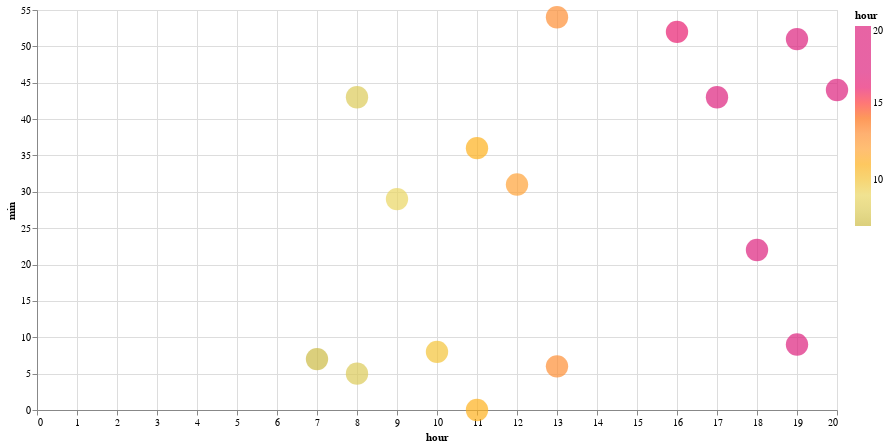

Notebook cell for this chart:
### Code cell
df_vis1, df_vis2 = compare_approaches(
    stop_id="2307469",
    organization_name="City of Visalia",
    route_id="2042",
    stop_sequence=27,
)

### Figure 1 — Vega-Lite specification as saved in the notebook (floating-point values rounded to 4 significant figures)
{"config": {"view": {"continuousWidth": 300, "continuousHeight": 300}}, "data": {"name": "data-c5a93a3c03f985a619c27f0a35ed2261"}, "mark": {"type": "circle", "size": 500}, "encoding": {"color": {"field": "hour", "scale": {"range": ["#ccbb44", "#e9d868", "#fcb40e", "#ff9c42", "#fc5c04", "#dd217d", "#dd217d", "#dd217d"]}, "type": "quantitative"}, "tooltip": [{"field": "hour", "type": "quantitative"}, {"field": "min", "type": "quantitative"}, {"field": "actual_arrival_lag_min", "type": "quantitative"}], "x": {"field": "hour", "type": "quantitative"}, "y": {"field": "min", "type": "quantitative"}}, "height": 400, "width": 800, "$schema": "https://vega.github.io/schema/vega-lite/v5.17.0.json", "datasets": {"data-c5a93a3c03f985a619c27f0a35ed2261": [{"caltrans_district": "06 - Fresno", "schedule_gtfs_dataset_key": "3bda4652977200408690059ef2ec4b4d", "feed_key": "0e89d1fd3bd2a09bbbd0d4f79ea5663b", "organization_name": "City of Visalia", "shape_array_key": "60da59c7000ea5dcb5f845d8fa227f14", "route_long_name": "Route 9", "route_type": "Bus", "route_id": "2042", "direction_id": 1.0, "stop_id": "2307469", "stop_sequence": 27, "rt_arrival_sec": 47216, "scheduled_arrival_sec": 47580.0, "trip_instance_key": "f8557763ec11e4c7f0c23d5586e2a2fa", "converted_rt_arrival": "2024-05-22T13:06:56", "converted_schd_arrival": "2024-05-22T13:13:00", "actual_arrival_lag_min": null, "scheduled_arrival_lag_min": null, "hour": 13, "min": 6}, {"caltrans_district": "06 - Fresno", "schedule_gtfs_dataset_key": "3bda4652977200408690059ef2ec4b4d", "feed_key": "0e89d1fd3bd2a09bbbd0d4f79ea5663b", "organization_name": "City of Visalia", "shape_array_key": "60da59c7000ea5dcb5f845d8fa227f14", "route_long_name": "Route 9", "route_type": "Bus", "route_id": "2042", "direction_id": 1.0, "stop_id": "2307469", "stop_sequence": 27, "rt_arrival_sec": 74667, "scheduled_arrival_sec": 69180.0, "trip_instance_key": "09d1a1b116a574792481498bd6e6ded7", "converted_rt_arrival": "2024-05-22T20:44:27", "converted_schd_arrival": "2024-05-22T19:13:00", "actual_arrival_lag_min": 457.5, "scheduled_arrival_lag_min": 360.0, "hour": 20, "min": 44}, {"caltrans_district": "06 - Fresno", "schedule_gtfs_dataset_key": "3bda4652977200408690059ef2ec4b4d", "feed_key": "0e89d1fd3bd2a09bbbd0d4f79ea5663b", "organization_name": "City of Visalia", "shape_array_key": "60da59c7000ea5dcb5f845d8fa227f14", "route_long_name": "Route 9", "route_type": "Bus", "route_id": "2042", "direction_id": 1.0, "stop_id": "2307469", "stop_sequence": 27, "rt_arrival_sec": 60737, "scheduled_arrival_sec": 61080.0, "trip_instance_key": "979966c89e38bfa273dcb098b549c9be", "converted_rt_arrival": "2024-05-22T16:52:17", "converted_schd_arrival": "2024-05-22T16:58:00", "actual_arrival_lag_min": -232.2, "scheduled_arrival_lag_min": -135.0, "hour": 16, "min": 52}, {"caltrans_district": "06 - Fresno", "schedule_gtfs_dataset_key": "3bda4652977200408690059ef2ec4b4d", "feed_key": "0e89d1fd3bd2a09bbbd0d4f79ea5663b", "organization_name": "City of Visalia", "shape_array_key": "60da59c7000ea5dcb5f845d8fa227f14", "route_long_name": "Route 9", "route_type": "Bus", "route_id": "2042", "direction_id": 1.0, "stop_id": "2307469", "stop_sequence": 27, "rt_arrival_sec": 63794, "scheduled_arrival_sec": 58380.0, "trip_instance_key": "4456eb17a98578a2c4f001425b9d1f54", "converted_rt_arrival": "2024-05-22T17:43:14", "converted_schd_arrival": "2024-05-22T16:13:00", "actual_arrival_lag_min": 50.95, "scheduled_arrival_lag_min": -45.0, "hour": 17, "min": 43}, {"caltrans_district": "06 - Fresno", "schedule_gtfs_dataset_key": "3bda4652977200408690059ef2ec4b4d", "feed_key": "0e89d1fd3bd2a09bbbd0d4f79ea5663b", "organization_name": "City of Visalia", "shape_array_key": "60da59c7000ea5dcb5f845d8fa227f14", "route_long_name": "Route 9", "route_type": "Bus", "route_id": "2042", "direction_id": 1.0, "stop_id": "2307469", "stop_sequence": 27, "rt_arrival_sec": 45072, "scheduled_arrival_sec": 44880.0, "trip_instance_key": "bdcf2753cb4418bb13f461899d3a91ac", "converted_rt_arrival": "2024-05-22T12:31:12", "converted_schd_arrival": "2024-05-22T12:28:00", "actual_arrival_lag_min": -312.0, "scheduled_arrival_lag_min": -225.0, "hour": 12, "min": 31}, {"caltrans_district": "06 - Fresno", "schedule_gtfs_dataset_key": "3bda4652977200408690059ef2ec4b4d", "feed_key": "0e89d1fd3bd2a09bbbd0d4f79ea5663b", "organization_name": "City of Visalia", "shape_array_key": "60da59c7000ea5dcb5f845d8fa227f14", "route_long_name": "Route 9", "route_type": "Bus", "route_id": "2042", "direction_id": 1.0, "stop_id": "2307469", "stop_sequence": 27, "rt_arrival_sec": 66137, "scheduled_arrival_sec": 66480.0, "trip_instance_key": "0734579d64eee41b749075395b7aaa22", "converted_rt_arrival": "2024-05-22T18:22:17", "converted_schd_arrival": "2024-05-22T18:28:00", "actual_arrival_lag_min": 351.1, "scheduled_arrival_lag_min": 360.0, "hour": 18, "min": 22}, {"caltrans_district": "06 - Fresno", "schedule_gtfs_dataset_key": "3bda4652977200408690059ef2ec4b4d", "feed_key": "0e89d1fd3bd2a09bbbd0d4f79ea5663b", "organization_name": "City of Visalia", "shape_array_key": "60da59c7000ea5dcb5f845d8fa227f14", "route_long_name": "Route 9", "route_type": "Bus", "route_id": "2042", "direction_id": 1.0, "stop_id": "2307469", "stop_sequence": 27, "rt_arrival_sec": 25636, "scheduled_arrival_sec": 25980.0, "trip_instance_key": "ebd2acc23ee7fe30c9a6bb15d74fd95e", "converted_rt_arrival": "2024-05-22T07:07:16", "converted_schd_arrival": "2024-05-22T07:13:00", "actual_arrival_lag_min": -675.0, "scheduled_arrival_lag_min": -675.0, "hour": 7, "min": 7}, {"caltrans_district": "06 - Fresno", "schedule_gtfs_dataset_key": "3bda4652977200408690059ef2ec4b4d", "feed_key": "0e89d1fd3bd2a09bbbd0d4f79ea5663b", "organization_name": "City of Visalia", "shape_array_key": "60da59c7000ea5dcb5f845d8fa227f14", "route_long_name": "Route 9", "route_type": "Bus", "route_id": "2042", "direction_id": 1.0, "stop_id": "2307469", "stop_sequence": 27, "rt_arrival_sec": 36534, "scheduled_arrival_sec": 36780.0, "trip_instance_key": "13f983d49594de2625b1d316f2267be0", "converted_rt_arrival": "2024-05-22T10:08:54", "converted_schd_arrival": "2024-05-22T10:13:00", "actual_arrival_lag_min": 181.6, "scheduled_arrival_lag_min": 180.0, "hour": 10, "min": 8}, {"caltrans_district": "06 - Fresno", "schedule_gtfs_dataset_key": "3bda4652977200408690059ef2ec4b4d", "feed_key": "0e89d1fd3bd2a09bbbd0d4f79ea5663b", "organization_name": "City of Visalia", "shape_array_key": "60da59c7000ea5dcb5f845d8fa227f14", "route_long_name": "Route 9", "route_type": "Bus", "route_id": "2042", "direction_id": 1.0, "stop_id": "2307469", "stop_sequence": 27, "rt_arrival_sec": 68971, "scheduled_arrival_sec": 63780.0, "trip_instance_key": "bca6d918edf555f4b6898bc03d73919b", "converted_rt_arrival": "2024-05-22T19:09:31", "converted_schd_arrival": "2024-05-22T17:43:00", "actual_arrival_lag_min": 540.6, "scheduled_arrival_lag_min": 450.0, "hour": 19, "min": 9}, {"caltrans_district": "06 - Fresno", "schedule_gtfs_dataset_key": "3bda4652977200408690059ef2ec4b4d", "feed_key": "0e89d1fd3bd2a09bbbd0d4f79ea5663b", "organization_name": "City of Visalia", "shape_array_key": "60da59c7000ea5dcb5f845d8fa227f14", "route_long_name": "Route 9", "route_type": "Bus", "route_id": "2042", "direction_id": 1.0, "stop_id": "2307469", "stop_sequence": 27, "rt_arrival_sec": 29137, "scheduled_arrival_sec": 28680.0, "trip_instance_key": "1abb49372a11e2a3364b53db406c84d0", "converted_rt_arrival": "2024-05-22T08:05:37", "converted_schd_arrival": "2024-05-22T07:58:00", "actual_arrival_lag_min": -663.9, "scheduled_arrival_lag_min": -585.0, "hour": 8, "min": 5}, {"caltrans_district": "06 - Fresno", "schedule_gtfs_dataset_key": "3bda4652977200408690059ef2ec4b4d", "feed_key": "0e89d1fd3bd2a09bbbd0d4f79ea5663b", "organization_name": "City of Visalia", "shape_array_key": "60da59c7000ea5dcb5f845d8fa227f14", "route_long_name": "Route 9", "route_type": "Bus", "route_id": "2042", "direction_id": 1.0, "stop_id": "2307469", "stop_sequence": 27, "rt_arrival_sec": 31396, "scheduled_arrival_sec": 31380.0, "trip_instance_key": "1a298c458762106bce40d869d7785a88", "converted_rt_arrival": "2024-05-22T08:43:16", "converted_schd_arrival": "2024-05-22T08:43:00", "actual_arrival_lag_min": 37.65, "scheduled_arrival_lag_min": 45.0, "hour": 8, "min": 43}, {"caltrans_district": "06 - Fresno", "schedule_gtfs_dataset_key": "3bda4652977200408690059ef2ec4b4d", "feed_key": "0e89d1fd3bd2a09bbbd0d4f79ea5663b", "organization_name": "City of Visalia", "shape_array_key": "60da59c7000ea5dcb5f845d8fa227f14", "route_long_name": "Route 9", "route_type": "Bus", "route_id": "2042", "direction_id": 1.0, "stop_id": "2307469", "stop_sequence": 27, "rt_arrival_sec": 39606, "scheduled_arrival_sec": 39480.0, "trip_instance_key": "cb80d560ca4f16c4d6a6d1e14ae483c8", "converted_rt_arrival": "2024-05-22T11:00:06", "converted_schd_arrival": "2024-05-22T10:58:00", "actual_arrival_lag_min": 136.8, "scheduled_arrival_lag_min": 135.0, "hour": 11, "min": 0}, {"caltrans_district": "06 - Fresno", "schedule_gtfs_dataset_key": "3bda4652977200408690059ef2ec4b4d", "feed_key": "0e89d1fd3bd2a09bbbd0d4f79ea5663b", "organization_name": "City of Visalia", "shape_array_key": "60da59c7000ea5dcb5f845d8fa227f14", "route_long_name": "Route 9", "route_type": "Bus", "route_id": "2042", "direction_id": 1.0, "stop_id": "2307469", "stop_sequence": 27, "rt_arrival_sec": 34144, "scheduled_arrival_sec": 34080.0, "trip_instance_key": "3542873b27c0a9dda855cdc3ce155c81", "converted_rt_arrival": "2024-05-22T09:29:04", "converted_schd_arrival": "2024-05-22T09:28:00", "actual_arrival_lag_min": -91.03, "scheduled_arrival_lag_min": -90.0, "hour": 9, "min": 29}, {"caltrans_district": "06 - Fresno", "schedule_gtfs_dataset_key": "3bda4652977200408690059ef2ec4b4d", "feed_key": "0e89d1fd3bd2a09bbbd0d4f79ea5663b", "organization_name": "City of Visalia", "shape_array_key": "60da59c7000ea5dcb5f845d8fa227f14", "route_long_name": "Route 9", "route_type": "Bus", "route_id": "2042", "direction_id": 1.0, "stop_id": "2307469", "stop_sequence": 27, "rt_arrival_sec": 71482, "scheduled_arrival_sec": 71880.0, "trip_instance_key": "a2c29e9e5b56d105d120614bc30b5f7a", "converted_rt_arrival": "2024-05-22T19:51:22", "converted_schd_arrival": "2024-05-22T19:58:00", "actual_arrival_lag_min": 622.3, "scheduled_arrival_lag_min": 630.0, "hour": 19, "min": 51}, {"caltrans_district": "06 - Fresno", "schedule_gtfs_dataset_key": "3bda4652977200408690059ef2ec4b4d", "feed_key": "0e89d1fd3bd2a09bbbd0d4f79ea5663b", "organization_name": "City of Visalia", "shape_array_key": "60da59c7000ea5dcb5f845d8fa227f14", "route_long_name": "Route 9", "route_type": "Bus", "route_id": "2042", "direction_id": 1.0, "stop_id": "2307469", "stop_sequence": 27, "rt_arrival_sec": 50079, "scheduled_arrival_sec": 50280.0, "trip_instance_key": "9fbc41afc158ec85be2e3f303d195754", "converted_rt_arrival": "2024-05-22T13:54:39", "converted_schd_arrival": "2024-05-22T13:58:00", "actual_arrival_lag_min": -356.7, "scheduled_arrival_lag_min": -360.0, "hour": 13, "min": 54}, {"caltrans_district": "06 - Fresno", "schedule_gtfs_dataset_key": "3bda4652977200408690059ef2ec4b4d", "feed_key": "0e89d1fd3bd2a09bbbd0d4f79ea5663b", "organization_name": "City of Visalia", "shape_array_key": "60da59c7000ea5dcb5f845d8fa227f14", "route_long_name": "Route 9", "route_type": "Bus", "route_id": "2042", "direction_id": 1.0, "stop_id": "2307469", "stop_sequence": 27, "rt_arrival_sec": 41795, "scheduled_arrival_sec": 42180.0, "trip_instance_key": "bedab96f09bdbe43ff8ab84078b368fe", "converted_rt_arrival": "2024-05-22T11:36:35", "converted_schd_arrival": "2024-05-22T11:43:00", "actual_arrival_lag_min": -138.1, "scheduled_arrival_lag_min": -135.0, "hour": 11, "min": 36}]}}
